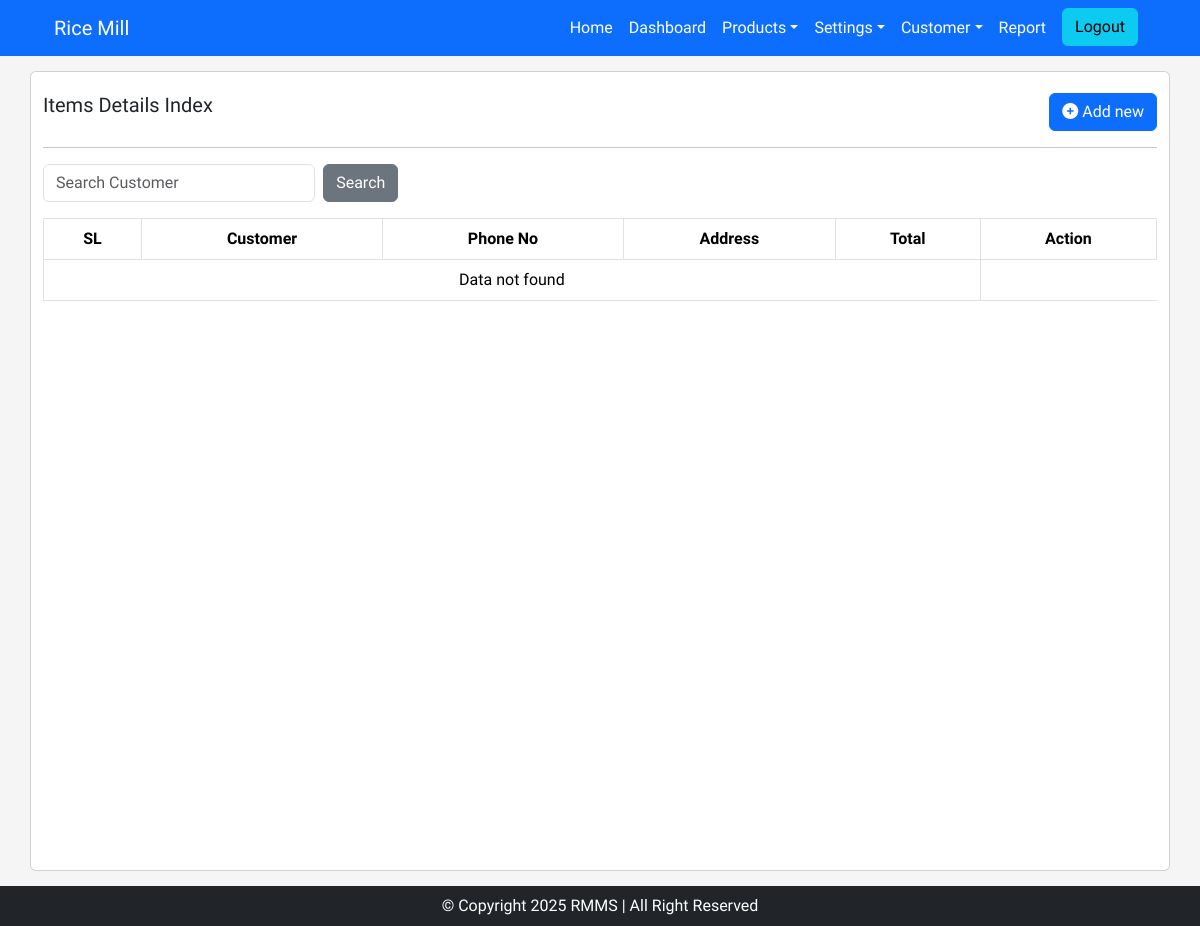
The app's page /add-items-details/index/ (signed in), older data.
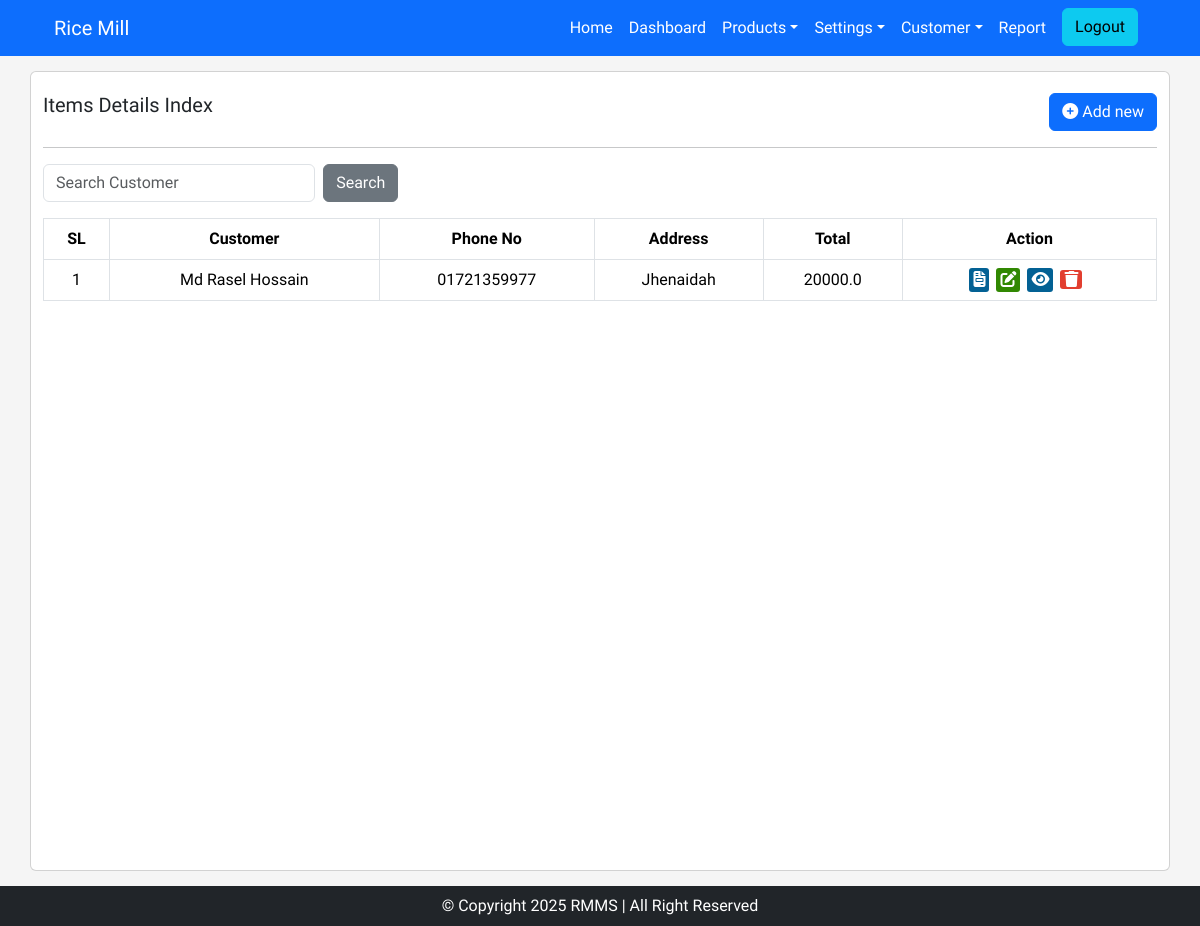
The same page, newer data.
### rice_mill/models.py (models this page shows, shortened)
class AddItemsDetails(models.Model):
    customer = models.ForeignKey(Customer, on_delete=models.PROTECT, related_name='addItemDetails_customer')
    date = models.DateTimeField()
    cash_pay = models.FloatField(blank=True, null=True)
    dhan_uom = models.ForeignKey(Uom, on_delete=models.PROTECT, related_name="additems_uom_dhan")
    dhan_qty = models.FloatField()
    dhan_unit_price = models.FloatField()
    dhan_total = models.FloatField(blank=True, null=True)
    chaul_uom = models.ForeignKey(Uom, on_delete=models.PROTECT, related_name="additems_uom_chaul")
    chaul_qty = models.FloatField(blank=True, null=True)
    chaul_unit_price = models.FloatField(blank=True, null=True)
    chaul_total = models.FloatField(blank=True, null=True)
    khud_uom = models.ForeignKey(Uom, on_delete=models.PROTECT, related_name="additems_uom_khud")
    khud_qty = models.FloatField(blank=True, null=True)
    khud_unit_price = models.FloatField(blank=True, null=True)
    khud_total = models.FloatField(blank=True, null=True)
    kura_uom = models.ForeignKey(Uom, on_delete=models.PROTECT, related_name="additems_uom_kura")
    kura_qty = models.FloatField(blank=True, null=True)
    kura_unit_price = models.FloatField(blank=True, null=True)
    kura_total = models.FloatField(blank=True, null=True)
    chita_uom = models.ForeignKey(Uom, on_delete=models.PROTECT, related_name="additems_uom_chita")
    chita_qty = models.FloatField(blank=True, null=True)
    chita_unit_price = models.FloatField(blank=True, null=True)
    chita_total = models.FloatField(blank=True, null=True)

class Customer(models.Model):
    customer_name = models.CharField(max_length=255)
    customer_name_bn = models.CharField(max_length=255)
    phone = models.CharField(max_length=20)
    email = models.EmailField(blank=True, null=True)
    address = models.CharField(max_length=200, blank=True, null=True)
    created_at = models.DateTimeField(auto_now_add=True, blank=True, null=True)
    updated_at = models.DateTimeField(auto_now=True, blank=True, null=True)
    created_by = models.CharField(max_length=200, blank=True, null=True)
    updated_by = models.CharField(max_length=200, blank=True, null=True)
    def __str__(self):
        return self.customer_name

### rice_mill/views.py (the view)
# urls.py: path('add-items-details/index/', addItems_details_index_view, name='add_items_details_index'),
@login_required(login_url='login')
def addItems_details_index_view(request):
    items = AddItemsDetails.objects.all().order_by('date')
    for item in items:
        item.group_key = f"{item.customer} - {item.customer.phone}"
    context = {
        'items': items
    }
    return render(request, 'pages/add_Items_details/index.html', context)

### rice_mill/templates/pages/add_Items_details/index.html (shortened to what the changed rows need)
{% extends "base.html" %}
{% load static %}
{% block content %}
<div class="container base-container card" style="background-color: white; min-height: 100vh;">
    <div class="row">
        <div class="tables table-responsive" id="deptList">
            <table class="table table-hover table-bordered">
                <thead>
                  <tr>
                    <th class="text-center">SL</th>
                    <th class="text-center">Customer</th>
                    <th class="text-center">Phone No</th>
                    <th class="text-center">Address</th>
                    <th class="text-center">Total</th>
                    <th class="text-center">Action</th>
                  </tr>
                </thead>
                <tbody>
                    {% if items %}
                    {% regroup items by customer as grouped_obj_list %}
                    {% for group in grouped_obj_list %}
                    {% for item in group.list %}
                    <tr>
                      {% if forloop.first %}
                      <td class="text-center" rowspan="{{group.list|length}}">{{forloop.parentloop.counter}}</td>
                      <td class="text-center" rowspan="{{group.list|length}}">{{group.grouper}}</td>
                      {% endif %}
                      <td class="text-center">{{item.customer.phone}}</td>
                      <td class="text-center">{{item.customer.address}}</td>
                      <td class="text-center">{{item.dhan_total}}</td>
                      <td class="text-center">
                        <ul class="action">
                            <li>
                                <a type="button" href="{% url 'party_invoice_generation' item.id %}" class="eye-click" data-toggle="tooltip" data-placement="top" title="Invoice" >
                                    <i class="fa-solid fa-file-invoice"></i>
                                </a>
                            </li>
                            <li>
                              <a type="button" href="{% url 'add_items_details_update' item.id %}" class="edit-click" data-toggle="tooltip" data-placement="top" title="Update" >
                                <i class="fa-solid fa-pen-to-square"></i>
                                </a>
                            </li>
                            <li>
                                <a type="button" href="{% url 'add_items_single_details' item.id %}" class="eye-click" data-toggle="tooltip" data-placement="top" title="Details" >
                                    <i class="fa-solid fa-eye"></i>
                                  </a>
                              </li>
                            <li>
                                <a class="delete-click" data-toggle="tooltip" data-placement="top" title="Delete" onclick="SweetDelete(event,this.href)" href="{% url 'add_items_details_delete' item.id %}">
                                <i class="fa fa-trash" aria-hidden="true"></i>
                                </a>
                            </li>
                        </ul>
                      </td>
                    </tr>
                    {% endfor %}
                    {% endfor %}
                    {% else %}
                    <tr>
                        <td colspan="5" class="text-center">Data not found</td>
                    </tr>
                    {% endif %}
                </tbody>
            </table>
        </div>
    </div>
</div>
{% endblock %}

Row changes from the older to the newer data that the page shows:
added Customer: grouper "Md Rasel Hossain"
added AddItemsDetails: customer.phone "01721359977", customer.address "Jhenaidah", dhan_total "20000.0"
Text that changed along with them:
text no longer shown: "Data not found"
